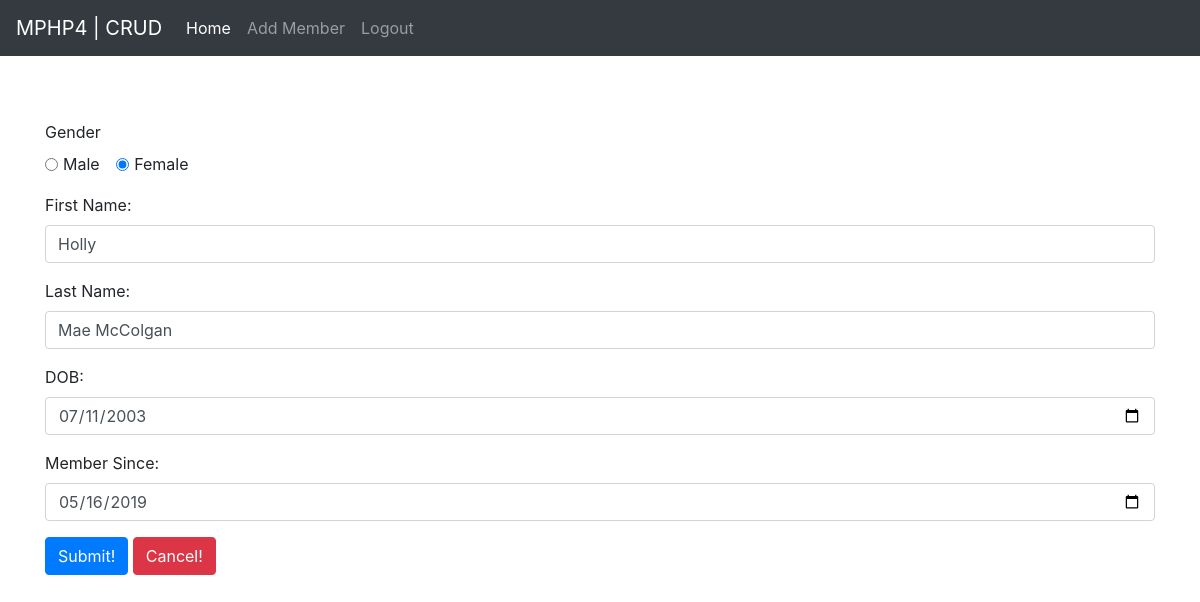
Page /update_member.php?id=3 (signed in) on the committed database.
### tables this page shows
CREATE TABLE `leden` (
  `id` int(11) NOT NULL AUTO_INCREMENT,
  `birth_date` date NOT NULL,
  `first_name` varchar(14) NOT NULL,
  `last_name` varchar(16) NOT NULL,
  `gender` enum('M','F') NOT NULL,
  `member_since` date NOT NULL,
  PRIMARY KEY (`id`)
);

### update_member.php (the view, shortened to what this page needs)
<?php
require_once 'src/config.inc.php';
$id = $_GET['id'];
?>
<html>
    <head>
        <link href="https://stackpath.bootstrapcdn.com/bootstrap/4.3.1/css/bootstrap.min.css" rel="stylesheet">
    </head>
    <body>
        <?php
            require_once 'src/includes/header.php';
            $query = "SELECT * FROM leden WHERE id = '$id'";
            $result = mysqli_query($mysqli, $query);
            if(mysqli_num_rows($result) == 1) {
                $row = mysqli_fetch_array($result);
            } else {
                echo "No member found!";
                exit;
            }
        ?>
        <main style="margin-top: 10%;">
            <div class="container">
                <form action="src/processes/update_member_process.php" method="POST">
                    <div class="form-group">
                        <label for="exampleFormControlInput1">Gender</label><br>
                        <div class="form-check form-check-inline">
                            <input class="form-check-input" type="radio" id="gender_m" name="gender" value="M" <?php if($row['gender'] == 'M') echo 'checked="checked"';?>>
                            <label class="form-check-label" for="gender_m">Male</label>
                        </div>
                        <div class="form-check form-check-inline">
                            <input class="form-check-input" type="radio" id="gender_f" name="gender" value="F" <?php if($row['gender'] == 'F') echo 'checked="checked"';?>>
                            <label class="form-check-label" for="gender_f">Female</label>
                        </div>
                    </div>
                    <div class="form-group">
                        <label for="first_name">First Name:</label>
                        <input type="text" class="form-control" id="first_name" value="<?php echo $row['first_name']; ?>" name="first_name" required>
                    </div>
                    <div class="form-group">
                        <label for="last_name">Last Name:</label>
                        <input type="text" class="form-control" id="last_name" value="<?php echo $row['last_name']; ?>" name="last_name" required>
                    </div>
                    <div class="form-group">
                        <label for="birth_date">DOB:</label>
                        <input type="date" class="form-control" id="birth_date" name="birth_date" value="<?php echo $row['birth_date']; ?>" required>
                    </div>
                    <div class="form-group">
                        <label for="member_since">Member Since:</label>
                        <input type="date" class="form-control" id="member_since" name="member_since"  value="<?php echo $row['member_since']; ?>" required>
                    </div>
                    <div class="form-group">
                        <input type="submit" id="form_submit" class="btn btn-primary mb-2" value="Submit!" name="submit">
                        <button id="form_cancel" class="btn btn-danger mb-2" onclick="history.back(); return false;">Cancel!</button>
                    </div>
                </form>
            </div>
        </main>
    </body>
</html>

### rows in the picture
leden: gender "☐ Male", gender "☑ Female", first_name "Holly", last_name "Mae McColgan", birth_date "07/11/2003", member_since "05/16/2019"
